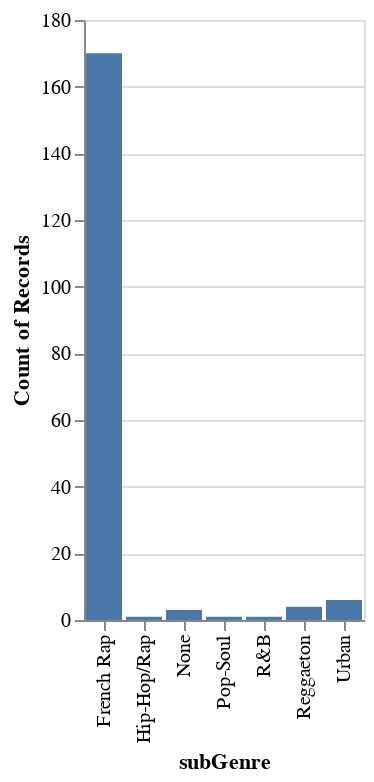

The code cell stored with this chart in its notebook:
### Markdown cell above
This graph shows the minimum, maximum, and average prices of tickets in each of the states that have events in our dataset. It appears that the majority of states have a minimum price of around \$30 and an average price between \$50 and \$150. The maximum price of the states varies greatly with some having a maximum price of around \$50 and others with prices over \$600

### Code cell
Chart(df_music).mark_bar().encode(
    X("subGenre"),
    y='count()',
)

### Figure 1 — Vega-Lite specification as saved in the notebook (floating-point values rounded to 4 significant figures; data arrays with more than 128 entries replaced by an {"elided": "..."} marker saying what was removed)
{"config": {"view": {"continuousWidth": 400, "continuousHeight": 300}}, "data": {"name": "data-f790fb1aadd6f65c30f91876e5547112"}, "mark": "bar", "encoding": {"x": {"type": "nominal", "field": "subGenre"}, "y": {"type": "quantitative", "aggregate": "count"}}, "$schema": "https://vega.github.io/schema/vega-lite/v4.0.2.json", "datasets": {"data-f790fb1aadd6f65c30f91876e5547112": {"elided": "186 records"}}}
